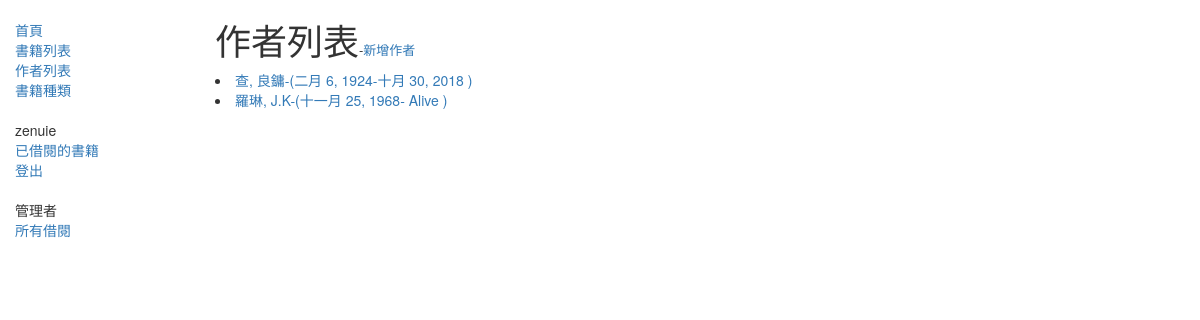
The app's page /catalog/authors/ (signed in) with its own data.
### catalog/models.py (models this page shows, shortened)
class Author(models.Model):
    first_name = models.CharField('名字', max_length=100)
    last_name = models.CharField('姓氏', max_length=100)
    data_of_birth = models.DateField('出生', null=True, blank=True)
    data_of_death = models.DateField('逝世', null=True, blank=True)
    class Meta:
        ordering = ['last_name', 'first_name']
    def get_absolute_url(self):
        return reverse('author-detail', args=[str(self.id)])

### catalog/views.py (the view)
# urls.py: path('authors/', views.AuthorListView.as_view(), name="authors"),
class AuthorListView(LoginRequiredMixin, generic.ListView):
    model = Author
    template_name = 'author_list.html'
    def get_context_data(self, *, object_list=None, **kwargs):
        context = super(AuthorListView, self).get_context_data(**kwargs)
        context['some_data'] = 'This is just some data'
        return context

### templates/author_list.html
{% extends "base_generic.html" %}
{% block content %}
<h1>作者列表{% if user.is_staff %}<font size="2">-<a href="{% url 'author-create' %}">新增作者</a></font>{% endif %}</h1>
{% if author_list %}
{% for author in author_list %}
<li>
    <a href="{{ author.get_absolute_url }}">{{ author.last_name }}, {{ author.first_name }}-({{ author.data_of_birth }}-{% if author.data_of_death == none %} Alive {% else %}{{ author.data_of_death }} {% endif %})</a>
</li>
{% endfor %}
{% else %}
<p>此作者不在裡面喔.</p>
{% endif %}
{% endblock %}

### templates/base_generic.html (shortened to what this page needs)
<!DOCTYPE html>
<html lang="en">
<head>
    <link rel="stylesheet" href="https://maxcdn.bootstrapcdn.com/bootstrap/3.3.7/css/bootstrap.min.css">
    {% load static %}
    <link rel="stylesheet" href="{% static 'css/styles.css' %}">
</head>
<body>
<div class="container-fluid">
    <div class="row">
        <div class="col-sm-2">
            {% block sidebar %}
            <ul class="sidebar-nav">
                <li><a href="{% url 'index' %}">首頁</a></li>
                <li><a href="{% url 'books' %}">書籍列表</a></li>
                <li><a href="{% url 'authors' %}">作者列表</a></li>
                <li><a href="">書籍種類</a></li>
                <br/>
                {% if user.is_authenticated %}
                <li>{{ user.get_username }}</li>
                <li><a href="{% url 'my-borrowed' %}">已借閱的書籍</a></li>
                <li><a href="{% url 'logout' %}?next={{ request.path }}">登出</a></li>
                {% endif %}
                {% if user.is_staff %}
                <br/>
                <li>管理者</li>
                <li><a href="{% url 'all-borrowed' %}">所有借閱</a></li>
                {% endif %}
            </ul>
            {% endblock %}
        </div>
        <div class="col-sm-10">
            {% block content %}{% endblock %}
        </div>
    </div>
</div>
</body>
</html>

### catalog/static/css/styles.css (style rules this page uses)
.sidebar-nav { margin-top: 20px; padding: 0; list-style: none; }

### records on screen
Author: last_name "查", first_name "良鏞", data_of_birth "二月 6, 1924", data_of_death "十月 30, 2018"
Author: last_name "羅琳", first_name "J.K", data_of_birth "十一月 25, 1968", shows "Alive"

### other values on screen
{{ user.get_username }} "zenuie"
